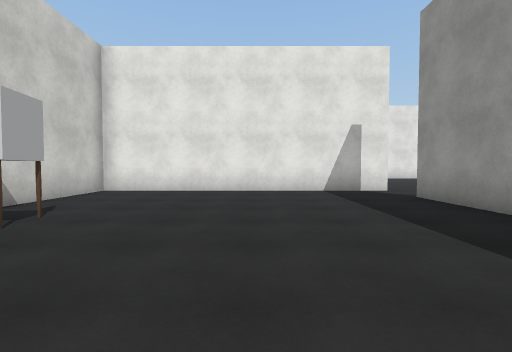
view 1 (above)

19 first-person views from a walk through a 3-D level made in the Unity game engine. The camera is 1.3 m above the floor, tilts 2° down and sees 85° across. The floor is counted in squares, 2 m on a side. Each view is taken from the middle of a square. On the plan, view 1 faces up. The plan holds only what a view shows up to about 9 squares ahead; the rest is blank. The place goes on beyond the plan. Some surface patterns are stand-ins.

view 2
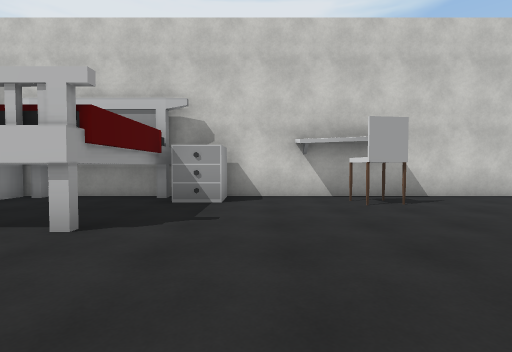

view 3
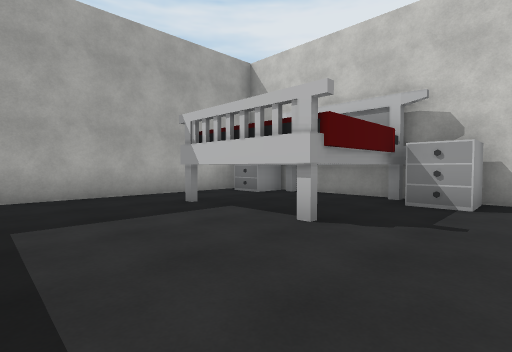

view 4
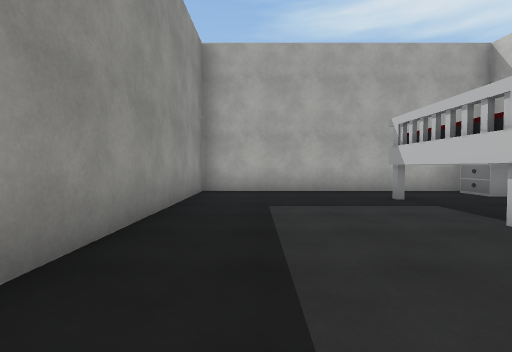

view 5
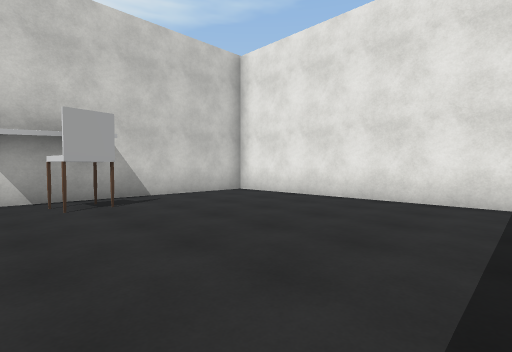

view 6
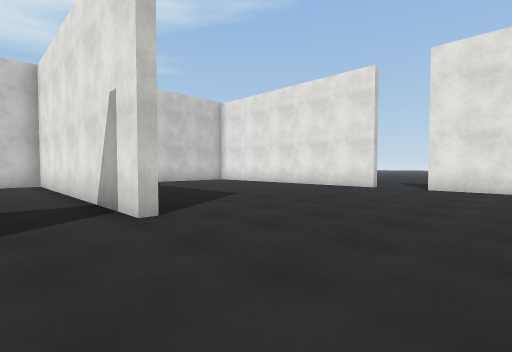

view 7
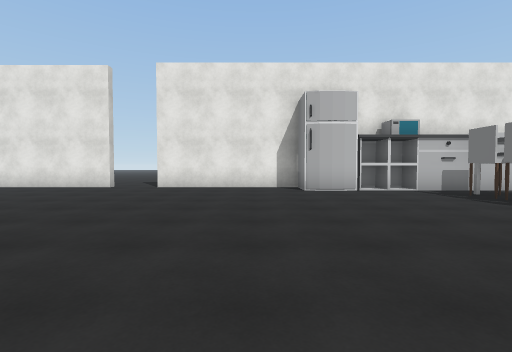

view 8
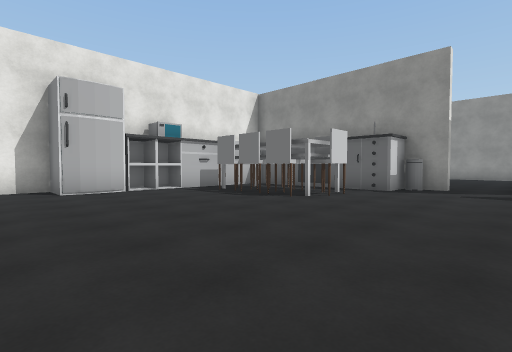

view 9
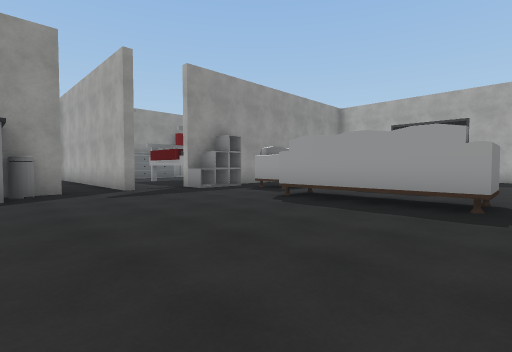

view 10
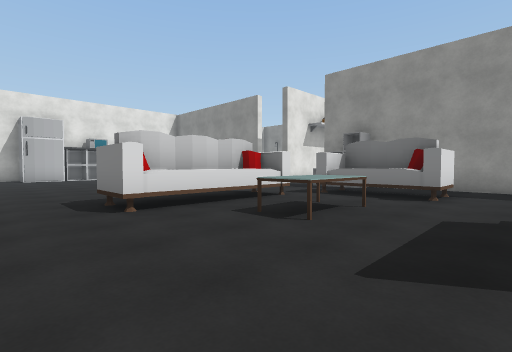

view 11
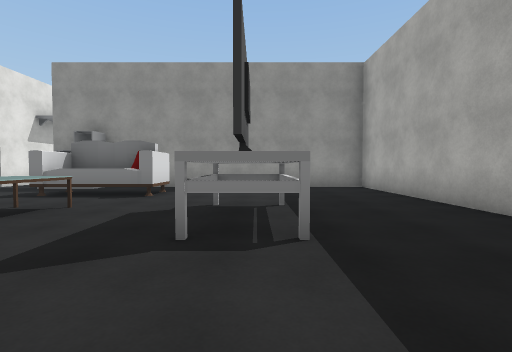

view 12
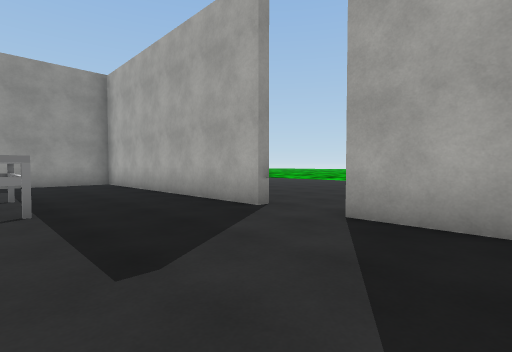

view 13
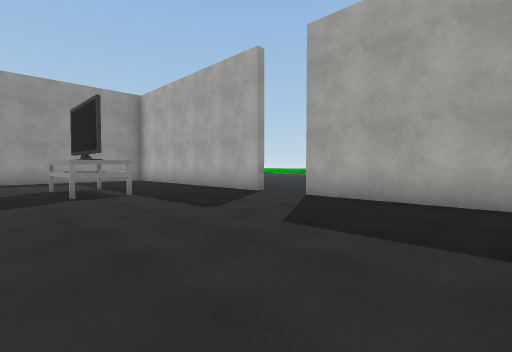

view 14
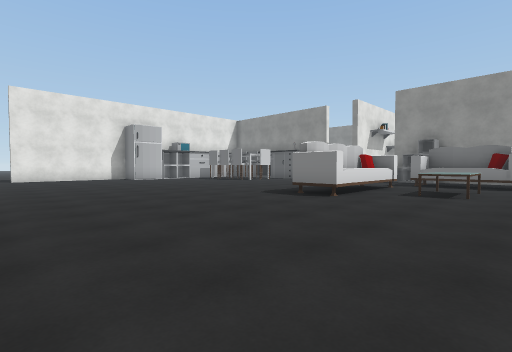

view 15
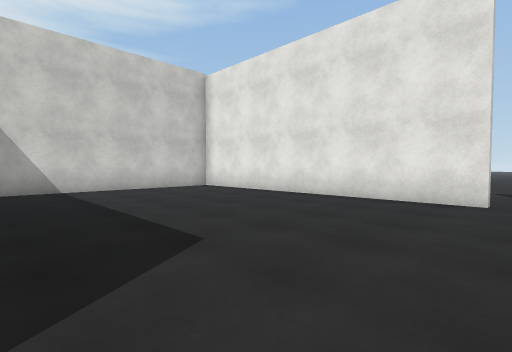

view 16
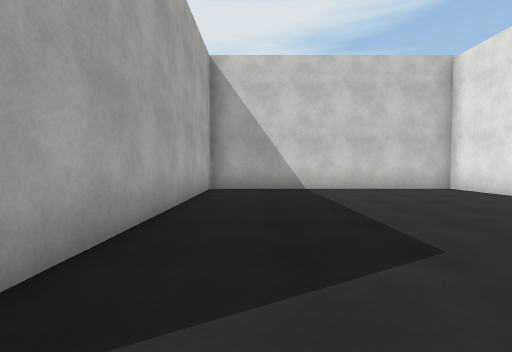

view 17
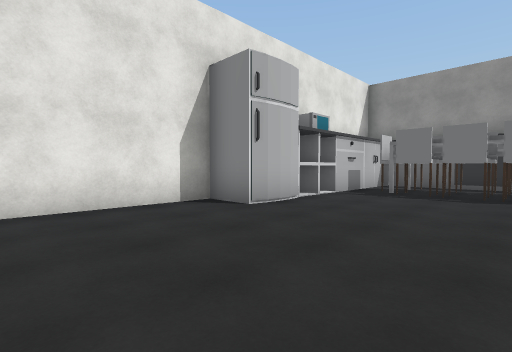

view 18
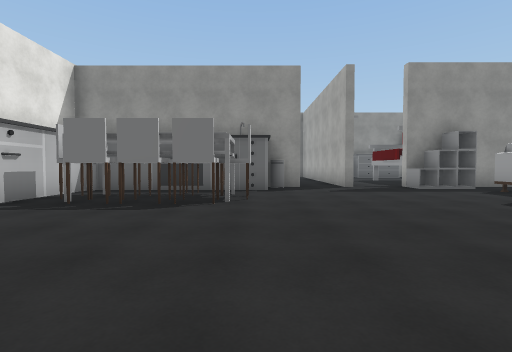

view 19
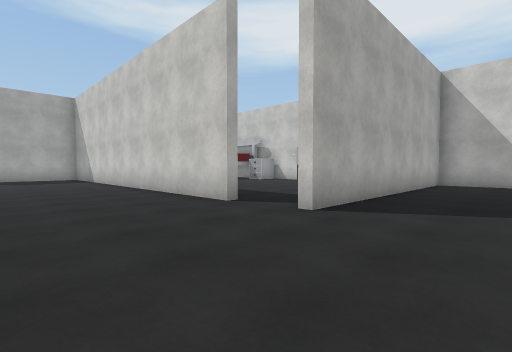

### Floor plan
Points are (right, up) in squares from view 1. A wall is a line through its corners. A room is listed if a view was taken in it or the views show most of it. See-through windows are left out.
Room 1 (views 1, 2, 3, 4, 5)
walls: (3.4, 3.6) (3.4, 6); (-2.2, -5.3) (3.4, -5.3) (3.4, 0.5); (3.5, 7.4) (-4.1, 7.4) (-4.1, -4.1)
ways out: opening at (3, 6.5) to room 2
objects: drawers (-3, -5) to (-3, -4); other object (-3, -3) to (-1, -1); drawers (-3, 0); chair (-3, 3)
Room 2 (views 6, 7, 8, 9, 10, 11, 12, 13, 14, 15, 16, 17, 18, 19)
walls: (3.7, 6) (3.7, 0.5); (16.7, 3.8) (16.7, 4.4); (16.7, 7.5) (16.7, 8.7) (15.6, 8.7) (15.6, 13.5) (12.4, 13.5); (11.5, 13.5) (10.7, 13.5); (9.4, 14.6) (4.9, 14.6); (9.2, -5.3) (16.7, -5.3) (16.7, 2.1); (3.7, 14.6) (-4.1, 14.6) (-4.1, 7.7) (3.5, 7.7); (4.1, -5.3) (7.8, -5.3)
ways out: opening at (3, 6.5) to room 1; opening at (4, 15); opening at (17, 5); opening at (17, 7)
objects: other object (10, 3) to (13, 4); fridge (10, 14); other object (11, -2) to (12, -2); table (11, 1) to (12, 1); chair (13, 10); chair (13, 11); chair (13, 12); sofa (14, 1) to (15, 3); chair (14, 9); chair (14, 13); chair (15, 10); chair (15, 11); chair (15, 12); other object (16, 3) to (16, 4); bin (16, 8)

Positions as (right, up) in squares from view 1, and headings:
1: (0, 0), facing up
2: (2, 1), facing left
3: (2, 1), facing down-left
4: (2, 2), facing down
5: (2, 2), facing up-left
6: (7, 6), facing up-left
7: (8, 6), facing up
8: (8, 6), facing up-right
9: (9, 9), facing down-right
10: (8, -1), facing up-right
11: (8, -2), facing right
12: (6, -2), facing down-right
13: (4, 0), facing down-right
14: (4, 0), facing up-right
15: (4, 9), facing up-left
16: (4, 9), facing left
17: (6, 10), facing up-right
18: (8, 9), facing right
19: (7, 10), facing down-left
